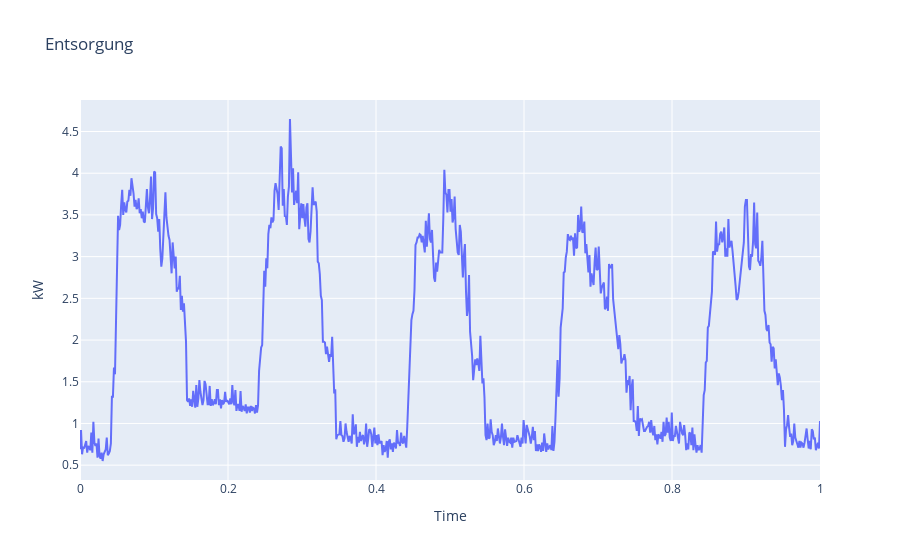

Notebook cell for this chart:
### Code cell
px.line(
    x=ent_week['t_scaled'], y=ent_week.kw, 
    title='Entsorgung',
    labels={
        'x': 'Time',
        'y': 'kW'
    })

### Figure 1 — Plotly figure (JSON) as saved in the notebook; plotly's stock layout.template omitted (floating-point values rounded to 4 significant figures; data arrays with more than 128 entries replaced by an {"elided": "..."} marker saying what was removed)
{"data": [{"hovertemplate": "Time=%{x}<br>kW=%{y}<extra></extra>", "legendgroup": "", "line": {"color": "#636efa", "dash": "solid"}, "marker": {"symbol": "circle"}, "mode": "lines", "name": "", "orientation": "v", "showlegend": false, "type": "scatter", "x": {"elided": "720 float values"}, "xaxis": "x", "y": {"elided": "720 float values"}, "yaxis": "y"}], "layout": {"legend": {"tracegroupgap": 0}, "title": {"text": "Entsorgung"}, "xaxis": {"anchor": "y", "domain": [0, 1], "title": {"text": "Time"}}, "yaxis": {"anchor": "x", "domain": [0, 1], "title": {"text": "kW"}}}}
